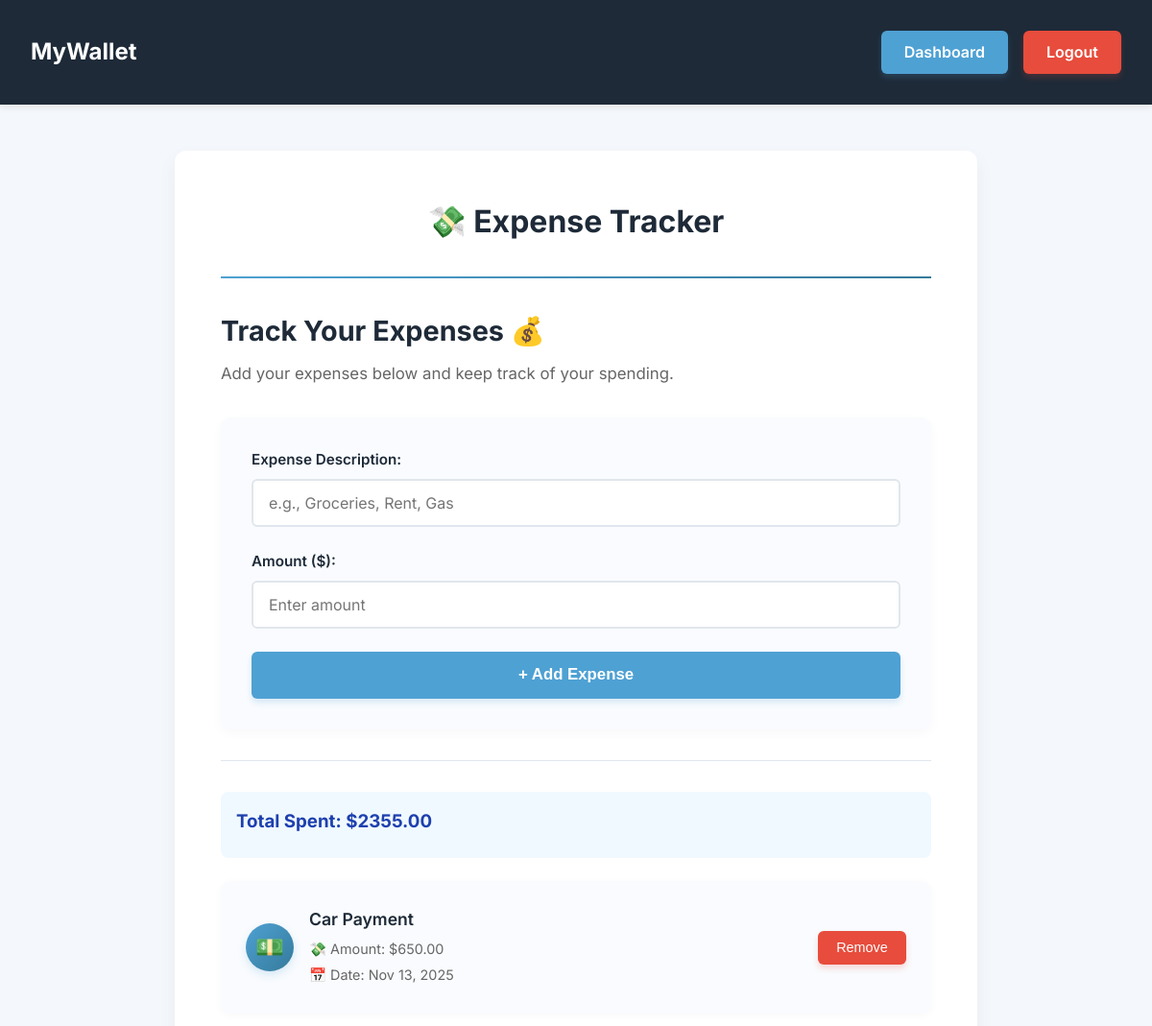
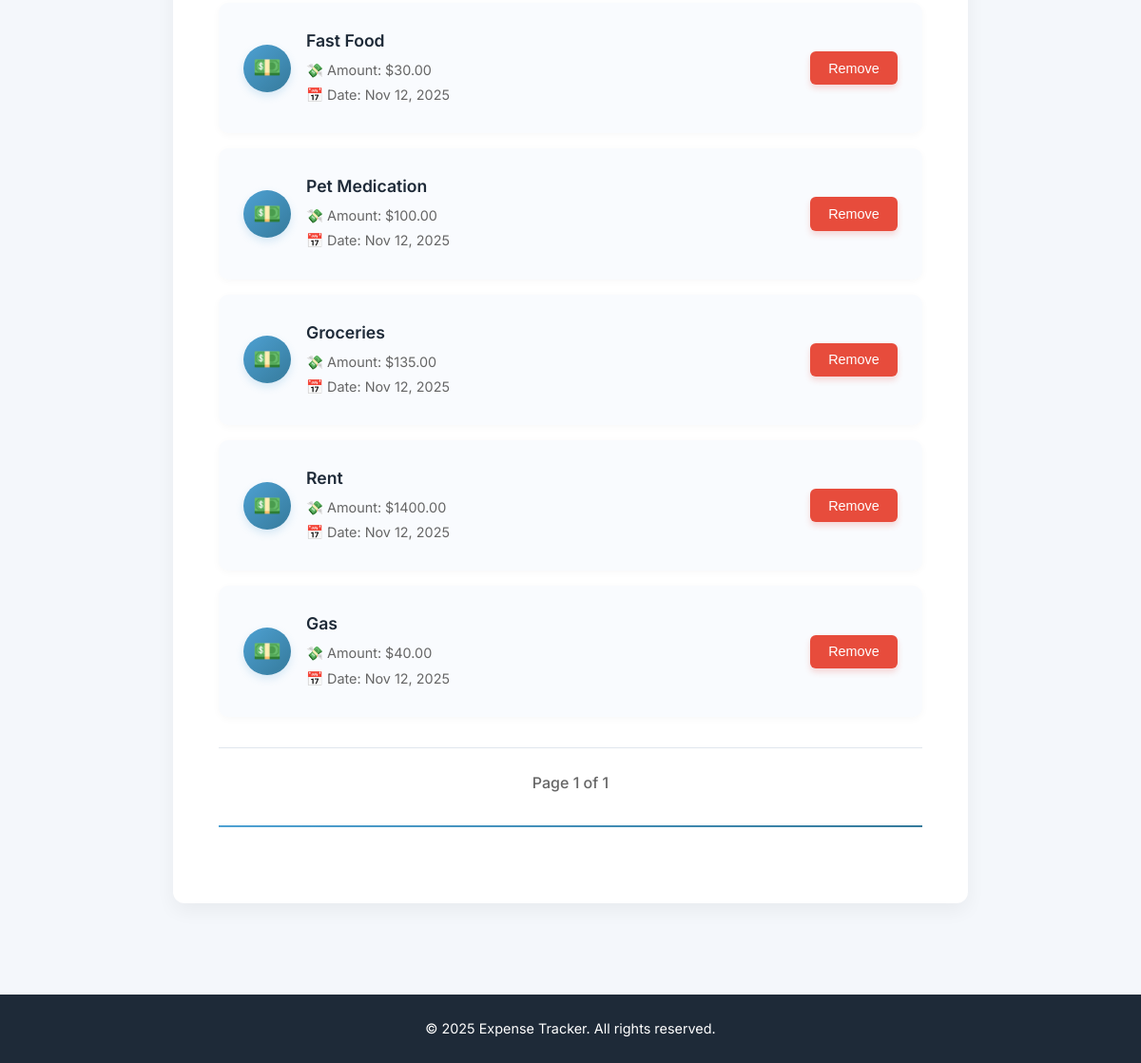
/user/expenses/ (signed in), run on the app's committed database (2 pictures, top to bottom).
### user/models.py (models this page shows, shortened)
class Expense(models.Model):
    user = models.ForeignKey(User, on_delete=models.CASCADE, related_name='expenses')
    description = models.CharField(max_length=200, help_text="What did you spend money on?")
    amount = models.DecimalField(max_digits=10, decimal_places=2, help_text="How much did you spend?")
    created_at = models.DateTimeField(auto_now_add=True)
    class Meta:
        ordering = ['-created_at']

### user/views.py (the view)
# urls.py: path('expenses/', views.expenses, name='expenses'),
@login_required
def expenses(request):
    if request.method == 'POST':
        if 'delete_expense_id' in request.POST:
            expense_id = request.POST.get('delete_expense_id')
            try:
                expense = Expense.objects.get(id=expense_id, user=request.user)
                expense.delete()
                messages.success(request, 'Expense deleted successfully!')
            except Expense.DoesNotExist:
                messages.error(request, 'Expense not found.')
            return redirect('expenses')
        form = ExpenseForm(request.POST)
        if form.is_valid():
            expense = form.save(commit=False)
            expense.user = request.user
            expense.save()
            messages.success(request, 'Expense added successfully!')
            return redirect('expenses')
    else:
        form = ExpenseForm()
    expense_list = Expense.objects.filter(user=request.user)
    total_amount = expense_list.aggregate(Sum('amount'))['amount__sum'] or Decimal('0.00')
    paginator = Paginator(expense_list, 10)
    page_number = request.GET.get('page')
    expenses_page = paginator.get_page(page_number)
    context = {
        'form': form,
        'expenses': expenses_page,
        'total_amount': total_amount,
    }
    return render(request, 'expenses.html', context)

### user/forms.py
class ExpenseForm(forms.ModelForm):
    class Meta:
        model = Expense
        fields = ['description', 'amount']
        widgets = {
            'description': forms.TextInput(attrs={
                'placeholder': 'e.g., Groceries, Rent, Gas',
                'class': 'expense-input'
            }),
            'amount': forms.NumberInput(attrs={
                'placeholder': 'Enter amount',
                'class': 'expense-input',
                'step': '0.01',
                'min': '0'
            })
        }
        labels = {
            'description': 'Expense Description',
            'amount': 'Amount ($)'
        }

### user/templates/expenses.html (shortened to what this page needs)
<!DOCTYPE html>
<html lang="en">
<head>
  {% load static %}
  <link rel="stylesheet" href="{% static 'expenses.css' %}">
</head>
<body>
  <nav class="navbar">
    <div class="logo">MyWallet</div>
    <div class="auth-buttons">
      <a href="{% url 'landingPage' %}" class="btn-dashboard">Dashboard</a>
      <a href="{% url 'logout' %}" class="btn-logout">Logout</a>
    </div>
  </nav>
  <main class="expenses-container">
    <div class="expenses-box">
      <h1 style="text-align: center; color: #1e2a38; margin-bottom: 2rem;">💸 Expense Tracker</h1>
      <hr class="section-divider" />
      <section class="expenses-section">
        <h2>Track Your Expenses 💰</h2>
        <p>Add your expenses below and keep track of your spending.</p>
        <form method="POST" class="expense-form">
          <div class="form-group">
            {{ form.description.label_tag }}
            {{ form.description }}
          </div>
          <div class="form-group">
            {{ form.amount.label_tag }}
            {{ form.amount }}
          </div>
          <button type="submit" class="btn-add-expense">+ Add Expense</button>
        </form>
        <hr class="divider">
        <section class="expense-list-section">
          {% if expenses %}
            <div class="total-spent-box">
              <h3>Total Spent: ${{ total_amount|floatformat:2 }}</h3>
            </div>
            {% for expense in expenses %}
              <div class="expense-card">
                <div class="expense-info">
                  <div class="expense-icon">💵</div>
                  <div>
                    <span class="expense-description">{{ expense.description }}</span>
                    <p class="expense-amount">💸 Amount: ${{ expense.amount }}</p>
                    <p class="expense-date">📅 Date: {{ expense.created_at|date:"M d, Y" }}</p>
                  </div>
                </div>
                <form method="POST" style="margin-left: 1rem;">
                  <button type="submit" class="btn-remove-expense">Remove</button>
                </form>
              </div>
            {% endfor %}
            <div class="pagination">
              <span class="current-page">Page {{ expenses.number }} of {{ expenses.paginator.num_pages }}</span>
            </div>
          {% else %}
            <p class="no-expenses-msg">No expenses added yet. Add one above!</p>
          {% endif %}
        </section>
      </section>
      <hr class="section-divider" />
    </div>
  </main>
  <footer class="footer">
    <p>&copy; 2025 Expense Tracker. All rights reserved.</p>
  </footer>
</body>
</html>

### home/static/expenses.css (style rules this page uses)
* { margin: 0; padding: 0; box-sizing: border-box; }
body { font-family: 'Inter', 'Segoe UI', sans-serif; background: #f4f7fb; color: #333; line-height: 1.6; min-height: 100vh; display: flex; flex-direction: column; }
.navbar { background: #1e2a38; color: white; display: flex; justify-content: space-between; align-items: center; padding: 2rem 2rem; box-shadow: 0 2px 8px rgba(0,0,0,0.1); }
.logo { font-size: 1.5rem; font-weight: bold; }
.auth-buttons { display: flex; gap: 1rem; }
.btn-dashboard, .btn-logout { padding: 0.6rem 1.5rem; background: #4ea1d3; color: white; text-decoration: none; border-radius: 6px; font-weight: 600; transition: all 0.3s ease; box-shadow: 0 4px 6px rgba(78, 161, 211, 0.2); }
.btn-logout { background: #e74c3c; box-shadow: 0 4px 6px rgba(231, 76, 60, 0.2); }
.expenses-container { flex: 1; max-width: 900px; margin: 3rem auto; padding: 0 2rem; width: 100%; }
.expenses-box { background: white; border-radius: 12px; padding: 3rem; box-shadow: 0 8px 20px rgba(0,0,0,0.05); }
.section-divider { border: none; height: 2px; background: linear-gradient(to right, #4ea1d3, #357a9b); margin: 2rem 0; }
.divider { border: none; height: 1px; background: #e0e6ed; margin: 2rem 0; }
.expenses-section h2 { color: #1e2a38; font-size: 1.8rem; margin-bottom: 0.5rem; }
.expenses-section > p { color: #666; margin-bottom: 2rem; font-size: 1.05rem; }
.expense-form { background: #f9fbfe; padding: 2rem; border-radius: 10px; margin-bottom: 2rem; box-shadow: 0 4px 12px rgba(0,0,0,0.03); }
.form-group { margin-bottom: 1.5rem; }
.form-group label { display: block; color: #1e2a38; font-weight: 600; margin-bottom: 0.5rem; font-size: 0.95rem; }
.form-group input, .form-group textarea, .form-group select { width: 100%; padding: 0.8rem 1rem; border: 2px solid #e0e6ed; border-radius: 6px; font-size: 1rem; color: #333; background: white; transition: all 0.3s ease; font-family: 'Inter', 'Segoe UI', sans-serif; }
.btn-add-expense { width: 100%; padding: 0.9rem 1.5rem; background: #4ea1d3; color: white; border: none; border-radius: 6px; cursor: pointer; font-weight: 600; font-size: 1.05rem; transition: all 0.3s ease; box-shadow: 0 4px 6px rgba(78, 161, 211, 0.2); }
.expense-list-section { margin-top: 2rem; }
.total-spent-box { margin-bottom: 1.5rem; padding: 1rem; background: #f0f9ff; border-radius: 8px; }
.total-spent-box h3 { margin: 0 0 0.5rem 0; color: #1e40af; }
.expense-card { display: flex; justify-content: space-between; align-items: center; background: #f9fbfe; padding: 1.5rem; border-radius: 10px; margin-bottom: 1rem; transition: all 0.3s ease; box-shadow: 0 2px 8px rgba(0,0,0,0.03); border: 2px solid transparent; }
.expense-info { display: flex; align-items: center; gap: 1rem; flex: 1; }
.expense-icon { width: 50px; height: 50px; background: linear-gradient(135deg, #4ea1d3, #357a9b); border-radius: 50%; display: flex; align-items: center; justify-content: center; font-size: 1.5rem; box-shadow: 0 4px 8px rgba(78, 161, 211, 0.2); }
.expense-description { display: block; font-weight: 600; font-size: 1.1rem; color: #1e2a38; margin-bottom: 0.3rem; }
.expense-amount, .expense-date { color: #666; font-size: 0.9rem; margin: 0.2rem 0; }
.btn-remove-expense { padding: 0.6rem 1.2rem; background: #e74c3c; color: white; border: none; border-radius: 6px; cursor: pointer; font-weight: 500; transition: all 0.3s ease; box-shadow: 0 4px 6px rgba(231, 76, 60, 0.2); font-size: 0.9rem; }
.pagination { display: flex; justify-content: center; align-items: center; gap: 1rem; margin-top: 2rem; padding-top: 1.5rem; border-top: 1px solid #e0e6ed; }
.current-page { color: #666; font-weight: 500; }
.footer { background: #1e2a38; color: white; text-align: center; padding: 1.5rem; margin-top: 3rem; }
.footer p { margin: 0; font-size: 0.9rem; }

### data on the page
Expense: description "Car Payment", amount "650.00", created_at "Nov 13, 2025"
Expense: description "Fast Food", amount "30.00", created_at "Nov 12, 2025"
Expense: description "Pet Medication", amount "100.00", created_at "Nov 12, 2025"
Expense: description "Groceries", amount "135.00", created_at "Nov 12, 2025"
Expense: description "Rent", amount "1400.00", created_at "Nov 12, 2025"
Expense: description "Gas", amount "40.00", created_at "Nov 12, 2025"

### other printed values
{{ total_amount|floatformat:2 }} "2355.00"
{{ expenses.number }} "1"
{{ expenses.paginator.num_pages }} "1"
